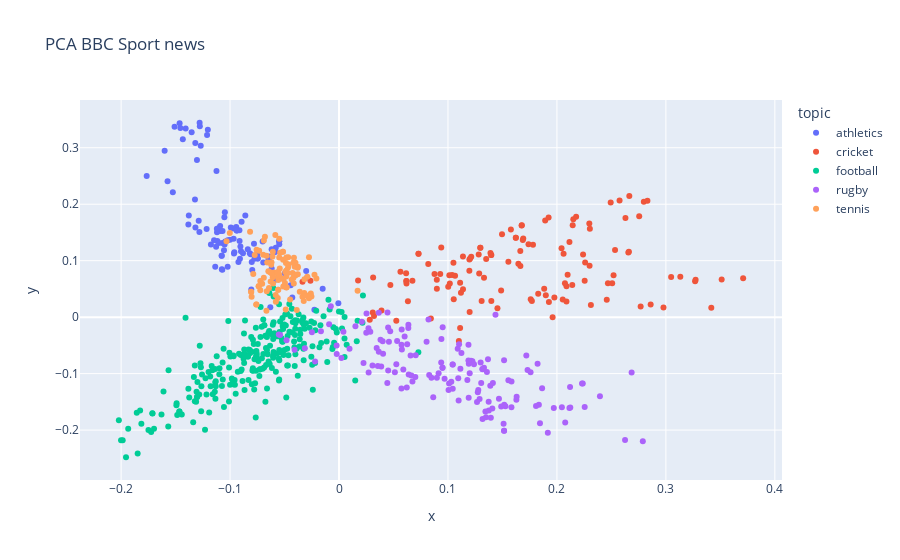

Notebook cell for this chart:
### Code cell
df['pca'] = (df['text'].pipe(hero.clean).pipe(hero.tfidf).pipe(hero.pca))
hero.scatterplot(df, 'pca', color='topic', title='PCA BBC Sport news')
